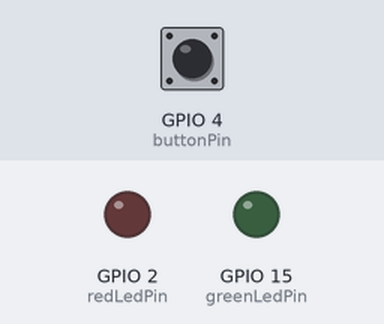
Recording of a sketch running on a simulated ESP32. On the bench: output pins drawn as LEDs (lit = HIGH). The test bench sets the inputs (shaded band); at power-on: GPIO 4 (buttonPin) HIGH. WiFi joins after 1.5 s; servers stay silent unless stated; uploads are accepted with an empty reply; what the sketch prints to the serial monitor is not drawn.

Above: at 0.0 s.
At 1.1 s:
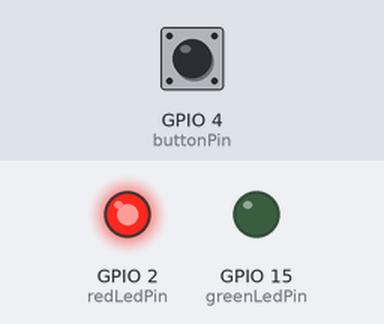
At 2.6 s:
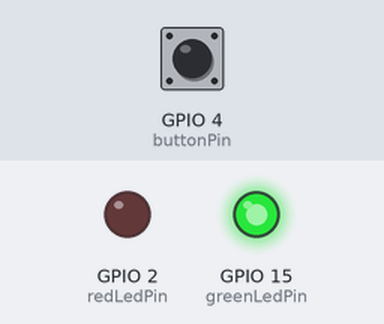
Timing chart, 0 to 4.1 s (numbered marks = the images above):
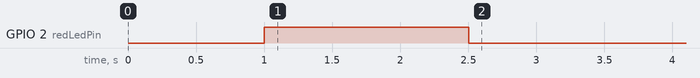

The sketch:

LunaticLight.ino
```cpp
#include <WiFi.h>
#include <HTTPClient.h>

const char* ssid = "Bbto";
const char* password ="Wifipatodos";
const char* serverName = "https://weather.visualcrossing.com/VisualCrossingWebServices/rest/services/timeline/Puebla,Mexico/today?unitGroup=us&key=JBHZC6UVVTVFYAWCVFZXB8V59&include=current&elements=moonphase"; // URL de la API

float Fase; // Cambié el tipo de int a float para manejar valores decimales
const int buttonPin = 4; // Pin donde está conectado el botón
const int redLedPin = 2; // Pin donde está conectado el LED rojo
const int greenLedPin = 15; // Pin donde está conectado el LED verde
bool buttonPressed = false;

void setup() {
  Serial.begin(115200);
  delay(1000);

  // Configurar el pin del botón como entrada con resistencia pull-up interna
  pinMode(buttonPin, INPUT_PULLUP);

  // Configurar los pines de los LEDs como salidas
  pinMode(redLedPin, OUTPUT);
  pinMode(greenLedPin, OUTPUT);

  // Conectar a la red Wi-Fi
  Serial.println("Conectando a WiFi...");
  WiFi.begin(ssid, password);
  while (WiFi.status() != WL_CONNECTED) {
    digitalWrite(greenLedPin, LOW);
    digitalWrite(redLedPin, HIGH);
    delay(500);
    Serial.print(".");
  }

  if (WiFi.status() == WL_CONNECTED) {
    digitalWrite(greenLedPin, HIGH);
    digitalWrite(redLedPin, LOW);
    Serial.println("");
    Serial.println("Conectado a WiFi");

    // Realizar la primera solicitud HTTP una vez al inicio
    updateFase();
  } else {
    Serial.println("Error de conexión WiFi");
  }
}

void loop() {
  // Leer el estado del botón
  if (digitalRead(buttonPin) == LOW && !buttonPressed) {
    buttonPressed = true;
    // Hacer la solicitud HTTP para actualizar la variable "Fase"
    updateFase();
  } else if (digitalRead(buttonPin) == HIGH) {
    buttonPressed = false;
  }

  // Aquí se puede realizar cualquier otra operación
  delay(100); // Añadir un pequeño delay para evitar sobrecargar el loop
}

void updateFase() {
  if (WiFi.status() == WL_CONNECTED) {
    HTTPClient http;

    // Conectar a la API
    http.begin(serverName);

    // Hacer la solicitud GET
    int httpResponseCode = http.GET();

    if (httpResponseCode > 0) {
      String payload = http.getString();
    ;

      // Buscar la posición de "moonphase":" en el payload
      int index = payload.indexOf("\"moonphase\":");
      if (index != -1) {
        index += 12; // Mover el índice al final de "moonphase": (12 caracteres)
        int endIndex = index;

        // Encontrar el final del valor numérico (buscar el próximo carácter no numérico)
        while (endIndex < payload.length() && (isDigit(payload[endIndex]) || payload[endIndex] == '.')) {
          endIndex++;
        }

        String faseStr = payload.substring(index, endIndex);
        Fase = faseStr.toFloat(); // Convertir a float en lugar de int

        // Imprimir el valor de Fase
        Serial.print("Fase: ");
        Serial.println(Fase);
      } else {
        Serial.println("Error: no se encontró moonphase en el payload.");
      }
    } else {
      Serial.print("Error en la solicitud HTTP: ");
      Serial.println(httpResponseCode);
    }

    // Liberar recursos
    http.end();
  } else {
    Serial.println("WiFi desconectado");
  }
}
```
